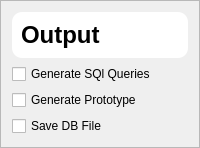
            <widget class="QFrame" name="frame_19">
             <property name="frameShape">
              <enum>QFrame::StyledPanel</enum>
             </property>
             <property name="frameShadow">
              <enum>QFrame::Raised</enum>
             </property>
             <layout class="QVBoxLayout" name="verticalLayout_13">
              <item>
               <widget class="QFrame" name="frame_41">
                <property name="maximumSize">
                 <size>
                  <width>16777215</width>
                  <height>50</height>
                 </size>
                </property>
                <property name="styleSheet">
                 <string notr="true">background-color: rgb(255, 255, 255);
border-radius:10px;</string>
                </property>
                <property name="frameShape">
                 <enum>QFrame::StyledPanel</enum>
                </property>
                <property name="frameShadow">
                 <enum>QFrame::Raised</enum>
                </property>
                <layout class="QHBoxLayout" name="horizontalLayout_31">
                 <item alignment="Qt::AlignLeft">
                  <widget class="QLabel" name="label_19">
                   <property name="font">
                    <font>
                     <pointsize>18</pointsize>
                     <weight>75</weight>
                     <bold>true</bold>
                    </font>
                   </property>
                   <property name="text">
                    <string>Output</string>
                   </property>
                  </widget>
                 </item>
                </layout>
               </widget>
              </item>
              <item>
               <widget class="QCheckBox" name="checkBox_4">
                <property name="text">
                 <string>Generate SQl Queries</string>
                </property>
               </widget>
              </item>
              <item>
               <widget class="QCheckBox" name="checkBox_5">
                <property name="text">
                 <string>Generate Prototype</string>
                </property>
               </widget>
              </item>
              <item>
               <widget class="QCheckBox" name="checkBox_6">
                <property name="text">
                 <string>Save DB File</string>
                </property>
               </widget>
              </item>
             </layout>
            </widget>
